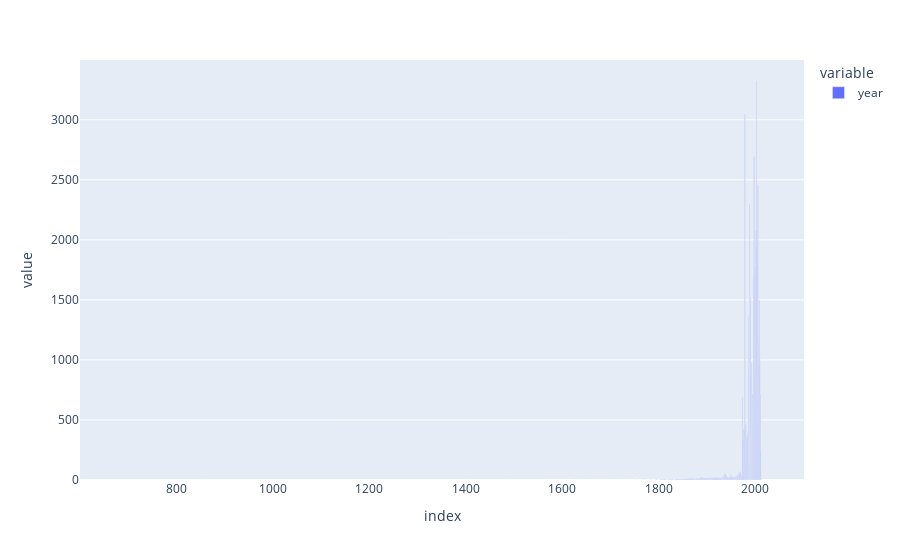

This figure's notebook cell:
### Code cell
fig = px.bar(df.groupby('year')['year'].count())
fig.show()

### Figure 1 — Plotly figure (JSON) as saved in the notebook; plotly's stock layout.template omitted (floating-point values rounded to 4 significant figures; data arrays with more than 128 entries replaced by an {"elided": "..."} marker saying what was removed)
{"data": [{"alignmentgroup": "True", "hovertemplate": "variable=year<br>index=%{x}<br>value=%{y}<extra></extra>", "legendgroup": "year", "marker": {"color": "#636efa", "pattern": {"shape": ""}}, "name": "year", "offsetgroup": "year", "orientation": "v", "showlegend": true, "textposition": "auto", "type": "bar", "x": {"elided": "254 int values"}, "xaxis": "x", "y": {"elided": "254 int values"}, "yaxis": "y"}], "layout": {"barmode": "relative", "legend": {"title": {"text": "variable"}, "tracegroupgap": 0}, "margin": {"t": 60}, "xaxis": {"anchor": "y", "domain": [0, 1], "title": {"text": "index"}}, "yaxis": {"anchor": "x", "domain": [0, 1], "title": {"text": "value"}}}}
